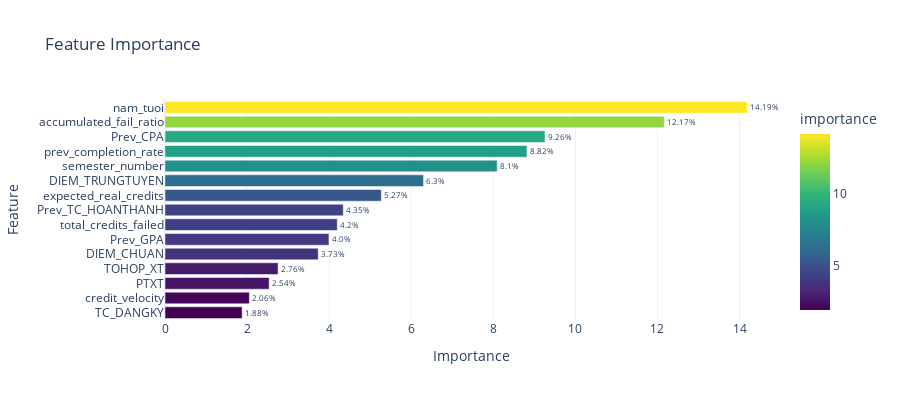

Write notebook code for a chart like this one.
### Code cell
show_all(
    model=model_cb,
    X_valid=X_valid,
    y_valid=y_valid_credits,
    y_pred=y_pred,
    X_train=X_train,     
    model_type='lightgbm',   
    instance_idx=0,       
    top_n_features=15
)

### Figure 1 — Plotly figure (JSON) as saved in the notebook; plotly's stock layout.template omitted (floating-point values rounded to 4 significant figures)
{"data": [{"hovertemplate": "importance=%{marker.color}<br>feature=%{y}<br>text=%{text}<extra></extra>", "legendgroup": "", "marker": {"color": [14.19, 12.17, 9.26, 8.82, 8.096, 6.3, 5.272, 4.345, 4.198, 3.995, 3.735, 2.755, 2.538, 2.057, 1.881], "coloraxis": "coloraxis", "pattern": {"shape": ""}}, "name": "", "orientation": "h", "showlegend": false, "text": ["14.19%", "12.17%", "9.26%", "8.82%", "8.1%", "6.3%", "5.27%", "4.35%", "4.2%", "4.0%", "3.73%", "2.76%", "2.54%", "2.06%", "1.88%"], "textposition": "outside", "type": "bar", "x": [14.19, 12.17, 9.26, 8.82, 8.096, 6.3, 5.272, 4.345, 4.198, 3.995, 3.735, 2.755, 2.538, 2.057, 1.881], "xaxis": "x", "y": ["nam_tuoi", "accumulated_fail_ratio", "Prev_CPA", "prev_completion_rate", "semester_number", "DIEM_TRUNGTUYEN", "expected_real_credits", "Prev_TC_HOANTHANH", "total_credits_failed", "Prev_GPA", "DIEM_CHUAN", "TOHOP_XT", "PTXT", "credit_velocity", "TC_DANGKY"], "yaxis": "y"}], "layout": {"barmode": "relative", "coloraxis": {"colorbar": {"title": {"text": "importance"}}, "colorscale": [[0, "#440154"], [0.1111, "#482878"], [0.2222, "#3e4989"], [0.3333, "#31688e"], [0.4444, "#26828e"], [0.5556, "#1f9e89"], [0.6667, "#35b779"], [0.7778, "#6ece58"], [0.8889, "#b5de2b"], [1, "#fde725"]]}, "height": 400, "legend": {"tracegroupgap": 0}, "title": {"text": "Feature Importance"}, "xaxis": {"anchor": "y", "domain": [0, 1], "title": {"text": "Importance"}}, "yaxis": {"anchor": "x", "autorange": "reversed", "domain": [0, 1], "title": {"text": "Feature"}}}}
